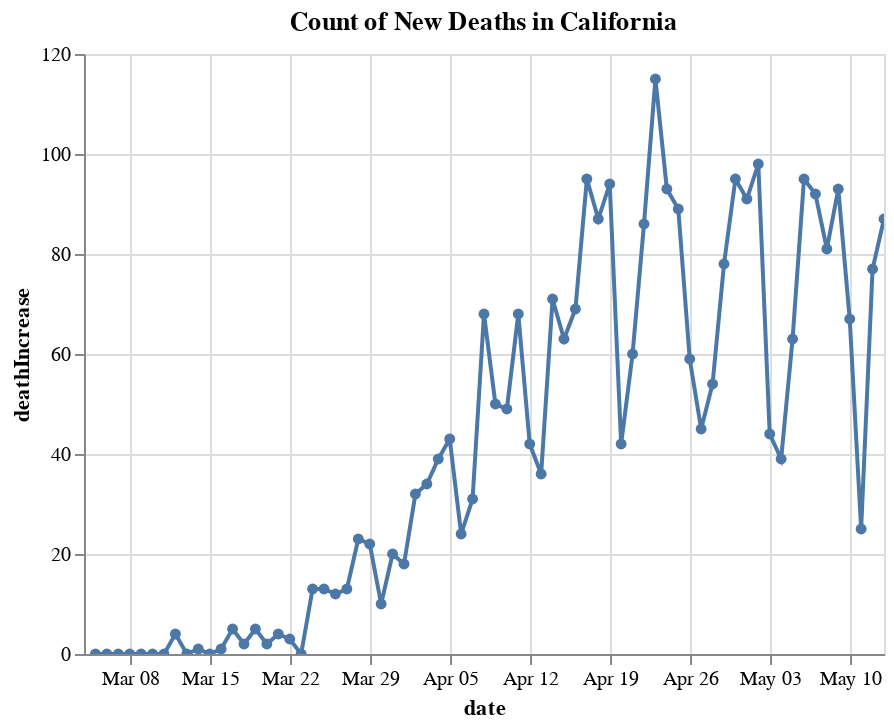

Notebook code cell kept with this figure:
### Code cell
#@title

alt.Chart(ca_data).mark_line(point=True).encode(
    x='date:T',
    y='deathIncrease:Q', 
    tooltip = ["date",'deathIncrease:Q']
).properties(
    title = "Count of New Deaths in California"
).interactive()

#why is it 0 on April 12. No new cases from April 11 to April 12. 
#decrease in deaths after April 23
